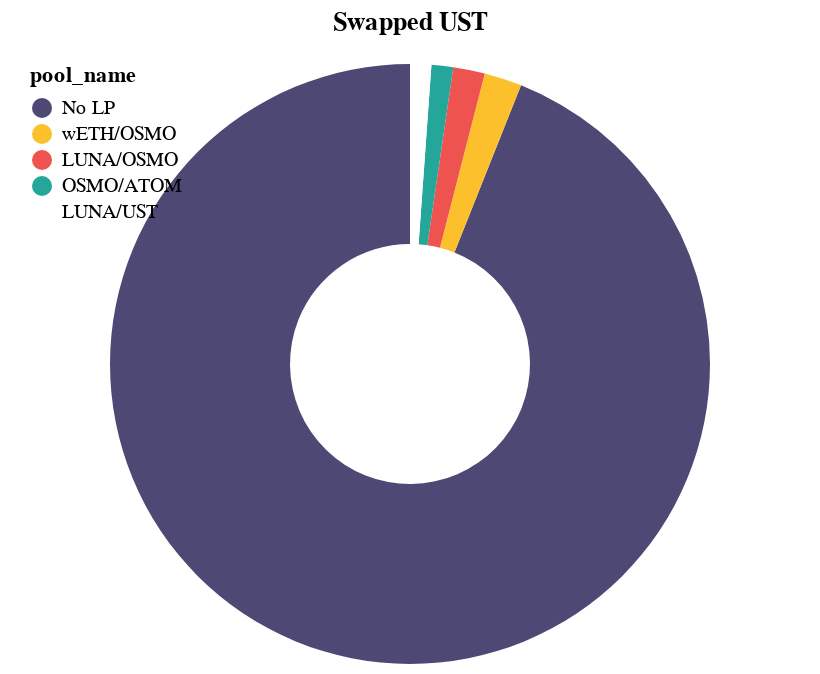

The notebook cell saved with this chart:
### Code cell
ChartProvider().lock_pool_pie(y,title='Swapped UST')

### Figure 1 — Vega-Lite specification as saved in the notebook (floating-point values rounded to 4 significant figures)
{"config": {"view": {"continuousWidth": 400, "continuousHeight": 300, "strokeOpacity": 0}}, "data": {"name": "data-2574981a915c2d55dd8b79e25827aadf"}, "mark": {"type": "arc", "innerRadius": 60}, "encoding": {"color": {"field": "pool_name", "legend": {"direction": "vertical", "legendY": -10, "orient": "none", "padding": 10}, "scale": {"domain": ["No LP", "wETH/OSMO", "LUNA/OSMO", "OSMO/ATOM", "LUNA/UST"], "range": ["#4e4875", "#fbc02c", "#ef5350", "#25a69a", "#ffffff"]}, "type": "nominal"}, "theta": {"field": "amount", "type": "quantitative"}, "tooltip": [{"field": "amount", "type": "quantitative"}, {"field": "pool_name", "type": "nominal"}]}, "title": "Swapped UST", "$schema": "https://vega.github.io/schema/vega-lite/v4.17.0.json", "datasets": {"data-2574981a915c2d55dd8b79e25827aadf": [{"pool": "No LP", "amount": 87515, "pool_name": "No LP"}, {"pool": "704", "amount": 1886, "pool_name": "wETH/OSMO"}, {"pool": "562", "amount": 1587, "pool_name": "LUNA/OSMO"}, {"pool": "1", "amount": 1087, "pool_name": "OSMO/ATOM"}, {"pool": "561", "amount": 1061, "pool_name": "LUNA/UST"}]}}
